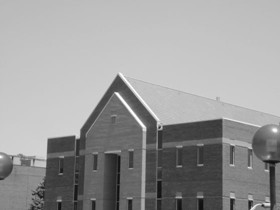
#> input picture home.jpg, 280 x 210 px
$ python DOG.py
#> lines starting #> are read from the running program, lines starting #| are printed output that depends on the picture
#> further down, image is the input picture: shape (210, 280); min 11, max 255, mean 154.6
import cv2
import numpy as np
import matplotlib.pyplot as plt

def gaussian_kernel(size, sigma):
    kernel = np.fromfunction(lambda x, y: (1/(2*np.pi*sigma**2)) * np.exp(-((x-size//2)**2 + (y-size//2)**2)/(2*sigma**2)), (size, size))
    return kernel / np.sum(kernel)

def convolution(image, kernel):
    # Pad the image to handle boundaries
    padded_image = np.pad(image, ((kernel.shape[0]//2, kernel.shape[0]//2), (kernel.shape[1]//2, kernel.shape[1]//2)), mode='constant')
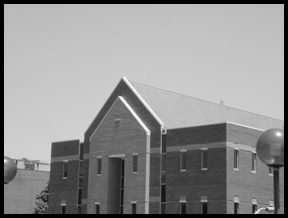
#> padded_image: shape (218, 288); min 0, max 255, mean 144.8

    # Initialize output image
    output = np.zeros_like(image)

    # Perform convolution
    for y in range(kernel.shape[0]//2, padded_image.shape[0] - kernel.shape[0]//2):
        for x in range(kernel.shape[1]//2, padded_image.shape[1] - kernel.shape[1]//2):
            patch = padded_image[y - kernel.shape[0]//2:y + kernel.shape[0]//2 + 1, x - kernel.shape[1]//2:x + kernel.shape[1]//2 + 1]
            output[y - kernel.shape[0]//2, x - kernel.shape[1]//2] = np.sum(patch * kernel)
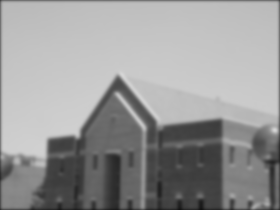
#> output: shape (210, 280); min 16, max 214, mean 152.5

    return output

def difference_of_gaussians(image, sigma1, sigma2):
    kernel1 = gaussian_kernel(9, sigma1)
    kernel2 = gaussian_kernel(9, sigma2)
    blurred1 = convolution(image, kernel1)
    blurred2 = convolution(image, kernel2)
    return blurred1 - blurred2
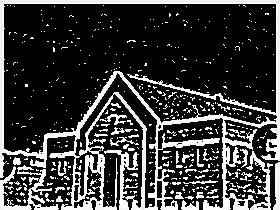
#> returned value: shape (210, 280); min 0, max 255, mean 58.7

image = cv2.imread("home.jpg", cv2.IMREAD_GRAYSCALE)
sigma1 = 1.68
sigma2 = 1.05
DoG_image = difference_of_gaussians(image, sigma1, sigma2)

plt.figure(figsize=(10, 5))

plt.subplot(1, 2, 1)
plt.imshow(image, cmap='gray')
plt.title('Original Image')

plt.subplot(1, 2, 2)
plt.imshow(DoG_image, cmap='gray')
plt.title('Difference of Gaussian')

plt.show()
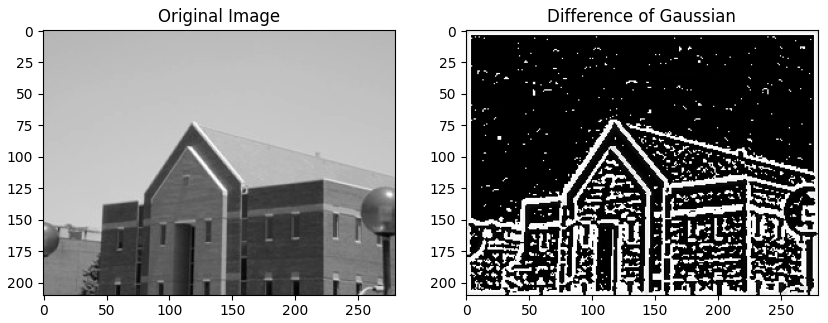
#> figure drawn by matplotlib, 2 panels
